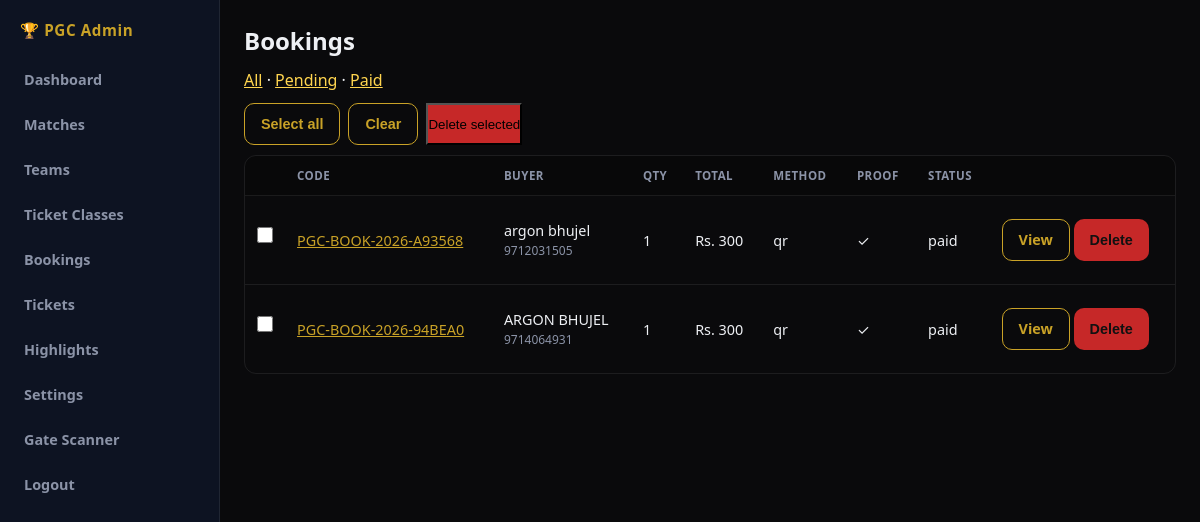
Screenshot of /admin/bookings (signed in) with the database file from the repository.
### app/models/booking.py (models this page shows, shortened)
class Booking(db.Model):
    __tablename__ = 'bookings'
    id = db.Column(db.Integer, primary_key=True)
    booking_code = db.Column(db.String(40), unique=True, nullable=False, index=True)
    match_id = db.Column(db.Integer, db.ForeignKey('matches.id'), nullable=False)
    ticket_class_id = db.Column(db.Integer, db.ForeignKey('ticket_classes.id'), nullable=False)
    quantity = db.Column(db.Integer, default=1)
    unit_price = db.Column(db.Numeric(10, 2), nullable=False)
    total_amount = db.Column(db.Numeric(10, 2), nullable=False)
    buyer_name = db.Column(db.String(120), nullable=False)
    buyer_phone = db.Column(db.String(30), nullable=False)
    buyer_email = db.Column(db.String(120))
    payment_method = db.Column(db.String(40))  # esewa, connectips, qr, manual
    payment_status = db.Column(db.String(20), default='pending')  # pending, paid, failed, refunded
    payment_ref = db.Column(db.String(120))
    payment_proof = db.Column(db.String(255))  # uploads/proofs/...
    notes = db.Column(db.Text)
    created_at = db.Column(db.DateTime, default=lambda: datetime.now(timezone.utc))
    paid_at = db.Column(db.DateTime)
    match = db.relationship('Match')
    ticket_class = db.relationship('TicketClass')
    tickets = db.relationship('Ticket', backref='booking', lazy='dynamic')

### app/routes/admin.py (the view)
@admin_bp.route('/bookings')
@login_required
def bookings():
    status = request.args.get('status', '')
    q = Booking.query
    if status:
        q = q.filter_by(payment_status=status)
    items = q.order_by(Booking.created_at.desc()).limit(100).all()
    return render_template('admin/bookings.html', bookings=items, status=status)

### app/models/user.py (called while the page is built)
@login_manager.user_loader
def load_user(user_id):
    return User.query.get(int(user_id))

### app/templates/admin/bookings.html (shortened to what this page needs)
{% extends "admin/base.html" %}
{% block content %}
<h2 style="margin-bottom:12px">Bookings</h2>
<p style="margin-bottom:12px">
  <a href="?">All</a> · <a href="?status=pending">Pending</a> · <a href="?status=paid">Paid</a>
</p>
<form method="post" action="{{ url_for('admin.booking_bulk_delete') }}">
  <div style="margin-bottom:10px;display:flex;gap:8px;flex-wrap:wrap">
    <button type="button" class="btn btn-outline" onclick="document.querySelectorAll('.row-cb').forEach(c=>c.checked=true)">Select all</button>
    <button type="button" class="btn btn-outline" onclick="document.querySelectorAll('.row-cb').forEach(c=>c.checked=false)">Clear</button>
    <button type="submit" class="js-bulk-delete" data-confirm="Delete selected items?" class="btn" style="background:#c62828" >Delete selected</button>
  </div>
  <table>
    <tr><th></th><th>Code</th><th>Buyer</th><th>Qty</th><th>Total</th><th>Method</th><th>Proof</th><th>Status</th><th></th></tr>
    {% for b in bookings %}
    <tr>
      <td><input class="row-cb" type="checkbox" name="ids" value="{{ b.id }}"></td>
      <td><a href="{{ url_for('admin.booking_detail', id=b.id) }}" style="color:var(--gold)">{{ b.booking_code }}</a></td>
      <td>{{ b.buyer_name }}<br><small style="color:var(--muted)">{{ b.buyer_phone }}</small></td>
      <td>{{ b.quantity }}</td>
      <td>Rs. {{ '%.0f'|format(b.total_amount|float) }}</td>
      <td>{{ b.payment_method }}</td>
      <td>{% if b.payment_proof %}✓{% else %}—{% endif %}</td>
      <td>{{ b.payment_status }}</td>
      <td style="white-space:nowrap">
        <a class="btn btn-outline" href="{{ url_for('admin.booking_detail', id=b.id) }}">View</a>
        <button data-confirm="Delete this booking?" formaction="{{ url_for('admin.booking_delete', id=b.id) }}" formmethod="post" class="btn" style="background:#c62828"
          >Delete</button>
      </td>
    </tr>
    {% endfor %}
  </table>
</form>
{% endblock %}

### app/static/css/admin.css (style rules this page uses)
:root { --bg: #0a0a0c; --side: #0d1322; --gold: #c9a227; --gold-light: #ffd54f; --text: #eef0f4; --muted: #8b93a7; --card: #121a2b; --border: rgba(255,255,255,0.08); --safe-bottom: env(safe-area-inset-bottom, 0px); --safe-top: env(safe-area-inset-top, 0px); }
*, *::before, *::after { box-sizing: border-box; margin: 0; padding: 0; }
html { -webkit-text-size-adjust: 100%; }
body { font-family: system-ui, -apple-system, 'Segoe UI', sans-serif; background: var(--bg); color: var(--text); display: flex; min-height: 100vh; min-height: 100dvh; -webkit-font-smoothing: antialiased; }
a { color: var(--gold-light); }
table { width: 100%; border-collapse: collapse; font-size: 0.9rem; min-width: 520px; }
th, td { padding: 12px; text-align: left; border-bottom: 1px solid var(--border); }
th { color: var(--muted); font-size: 0.72rem; text-transform: uppercase; letter-spacing: 0.04em; background: rgba(0,0,0,0.25); }
tr:last-child td { border-bottom: none; }
.btn { display: inline-flex; align-items: center; justify-content: center; gap: 6px; padding: 10px 16px; border-radius: 10px; background: var(--gold); color: #111; font-weight: 700; border: none; cursor: pointer; text-decoration: none; font-size: 0.9rem; min-height: 42px; -webkit-tap-highlight-color: transparent; }
.btn-outline { background: transparent; border: 1px solid var(--gold); color: var(--gold); }
input, select, textarea { padding: 12px 14px; border-radius: 10px; border: 1px solid var(--border); background: #0a0e18; color: var(--text); margin: 4px 0 14px; width: 100%; max-width: 420px; font-size: 16px; min-height: 46px; }

### rows the page displays
Booking: booking_code "PGC-BOOK-2026-A93568", buyer_name "argon bhujel", buyer_phone "9712031505", quantity "1", total_amount "300", payment_method "qr", payment_status "paid"
Booking: booking_code "PGC-BOOK-2026-94BEA0", buyer_name "ARGON BHUJEL", buyer_phone "9714064931", quantity "1", total_amount "300", payment_method "qr", payment_status "paid"
